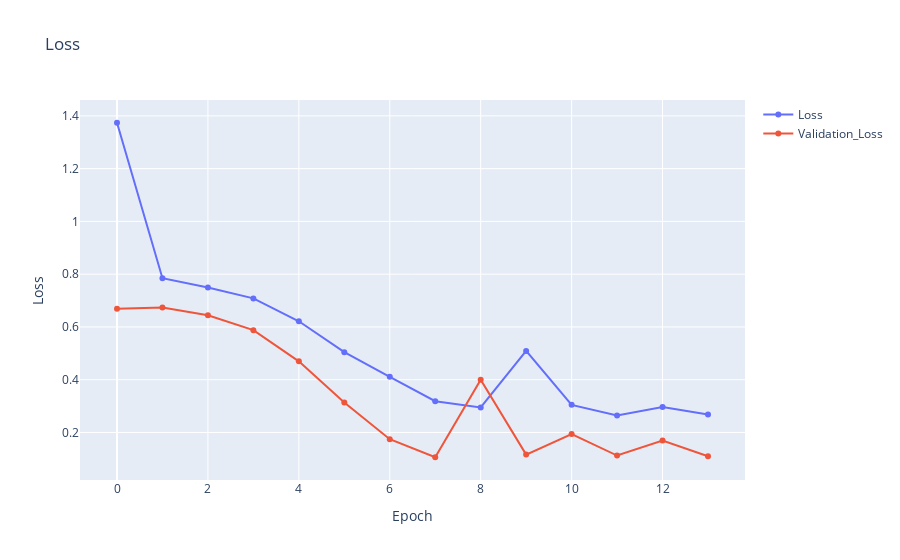

Notebook code for this chart:
### Code cell
fig = go.Figure(data=go.Line(x=history.epoch, y=history.history['loss'], name='Loss'), layout=go.Layout(title='Loss', xaxis=dict(title='Epoch'), yaxis=dict(title='Loss')))
fig.add_trace(go.Line(y=history.history['val_loss'], name="Validation_Loss"))
fig.show()

### Figure 1 — Plotly figure (JSON) as saved in the notebook; plotly's stock layout.template omitted (floating-point values rounded to 4 significant figures)
{"data": [{"name": "Loss", "type": "scatter", "x": [0, 1, 2, 3, 4, 5, 6, 7, 8, 9, 10, 11, 12, 13], "y": [1.374, 0.7846, 0.7494, 0.7082, 0.6216, 0.5045, 0.4109, 0.3185, 0.2947, 0.5093, 0.3047, 0.2645, 0.2965, 0.2684]}, {"name": "Validation_Loss", "type": "scatter", "y": [0.6687, 0.6739, 0.6442, 0.5878, 0.4697, 0.3136, 0.1744, 0.1061, 0.4003, 0.1161, 0.1939, 0.1126, 0.1693, 0.1098]}], "layout": {"title": {"text": "Loss"}, "xaxis": {"title": {"text": "Epoch"}}, "yaxis": {"title": {"text": "Loss"}}}}
